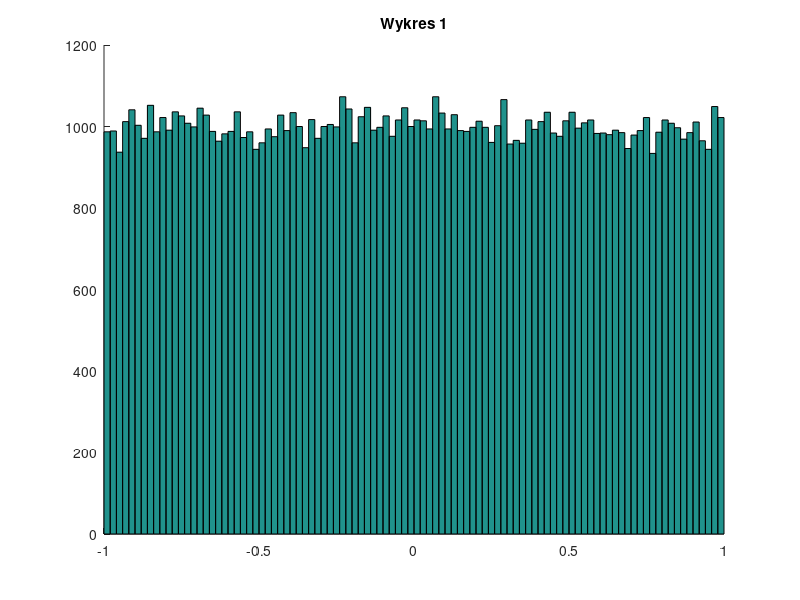
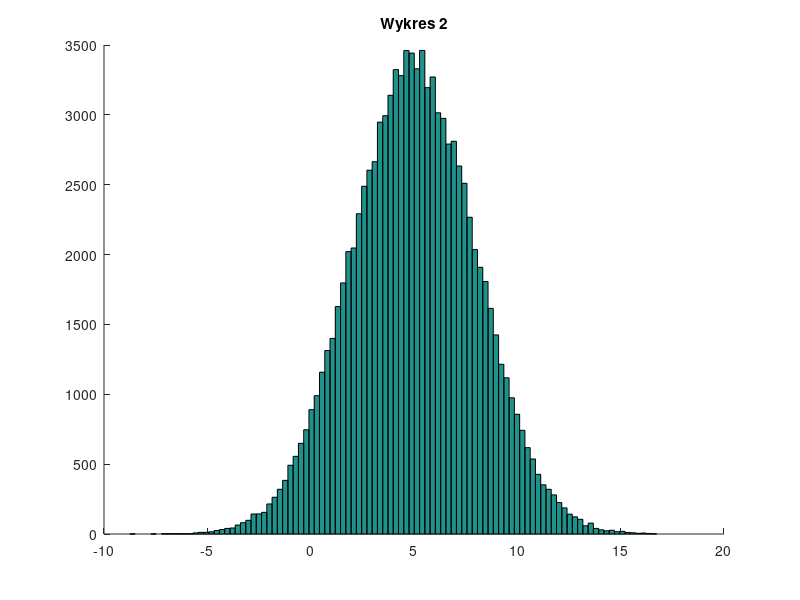
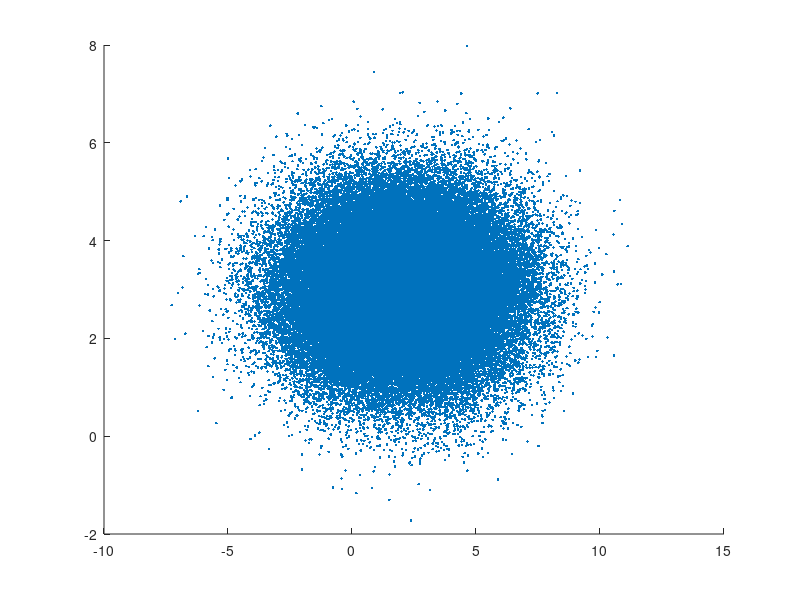
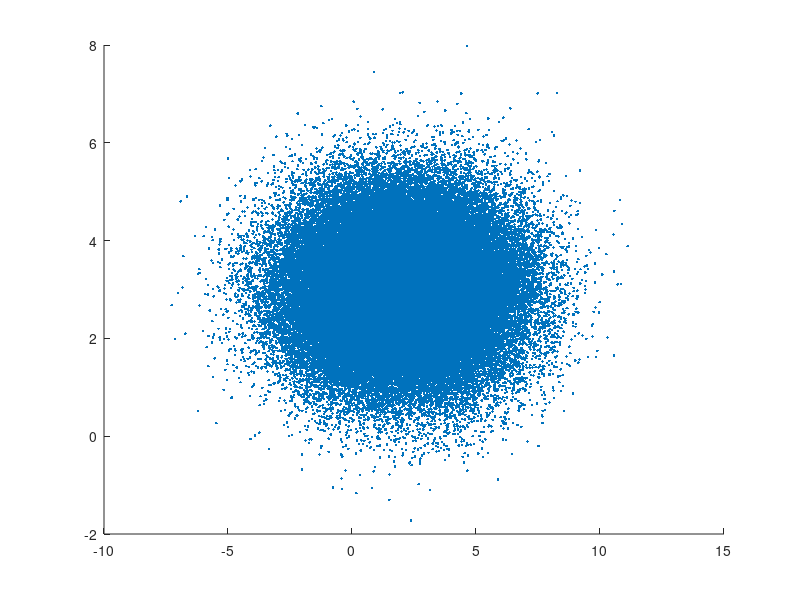

The MATLAB source for these figures, in order:
x = 2*rand(100000,1)-1;
y = 3*randn(100000,1)+5;
x1 = sqrt(5)*randn(100000,1)+2;
x2 = randn(100000,1)+3;

figure;
hold on;
hist(x,100);
title('Wykres 1');
print('-dpng', '-r300', 'wykres1.png');
close;

figure;
hold on;
hist(y,100);
title('Wykres 2');
print('-dpng', '-r300', 'wykres2.png');
close;

figure;
hold on;
plot(x1,x2,'.');
print('-dpng', '-r300', 'wykres3.png');
close;

z = x2 - x1;
[row col] = find(z>0);
p1 = size(z(row, :))/size(z);

p2 = normcdf(0,1,6);
print(p1);
print(p2);
